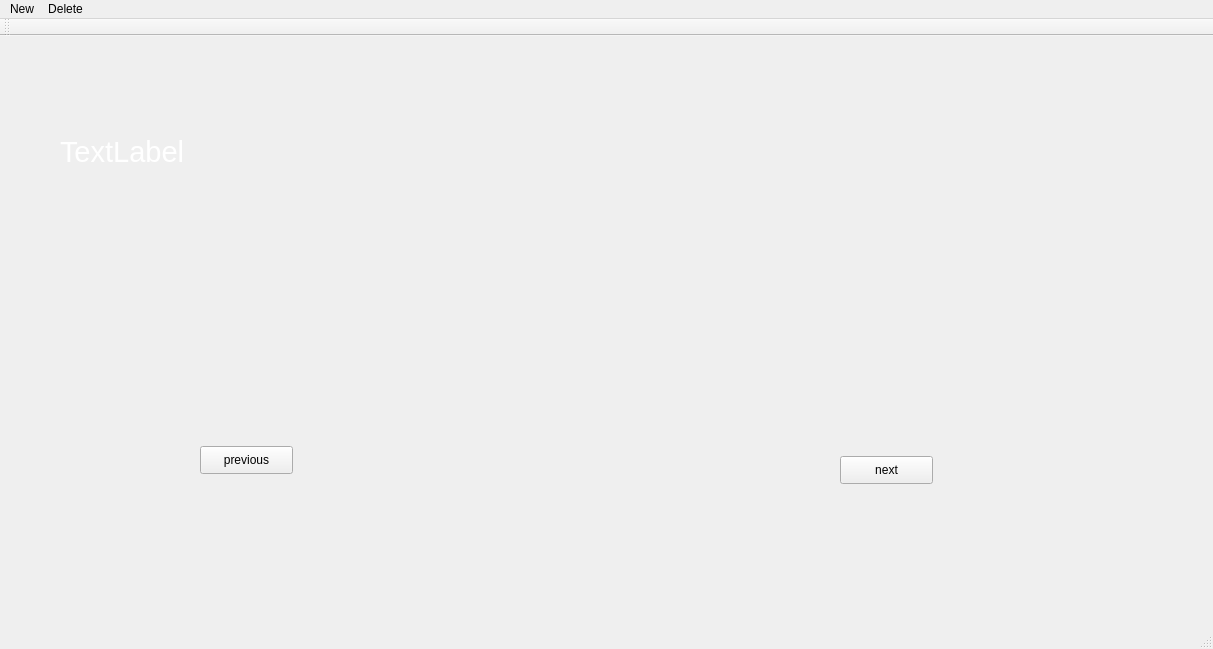
<?xml version="1.0" encoding="UTF-8"?>
<ui version="4.0">
 <class>MainWindow</class>
 <widget class="QMainWindow" name="MainWindow">
  <property name="geometry">
   <rect>
    <x>0</x>
    <y>0</y>
    <width>1213</width>
    <height>649</height>
   </rect>
  </property>
  <property name="windowTitle">
   <string>MainWindow</string>
  </property>
  <widget class="QWidget" name="centralWidget">
   <widget class="QLabel" name="label">
    <property name="geometry">
     <rect>
      <x>60</x>
      <y>10</y>
      <width>1091</width>
      <height>561</height>
     </rect>
    </property>
    <property name="text">
     <string/>
    </property>
    <property name="scaledContents">
     <bool>true</bool>
    </property>
   </widget>
   <widget class="QPushButton" name="pushButton">
    <property name="geometry">
     <rect>
      <x>840</x>
      <y>420</y>
      <width>93</width>
      <height>28</height>
     </rect>
    </property>
    <property name="text">
     <string>next</string>
    </property>
   </widget>
   <widget class="QPushButton" name="pushButton_2">
    <property name="geometry">
     <rect>
      <x>200</x>
      <y>410</y>
      <width>93</width>
      <height>28</height>
     </rect>
    </property>
    <property name="text">
     <string>previous</string>
    </property>
   </widget>
   <widget class="QLabel" name="label_2">
    <property name="geometry">
     <rect>
      <x>60</x>
      <y>30</y>
      <width>1061</width>
      <height>171</height>
     </rect>
    </property>
    <property name="palette">
     <palette>
      <active>
       <colorrole role="WindowText">
        <brush brushstyle="SolidPattern">
         <color alpha="255">
          <red>255</red>
          <green>255</green>
          <blue>255</blue>
         </color>
        </brush>
       </colorrole>
      </active>
      <inactive>
       <colorrole role="WindowText">
        <brush brushstyle="SolidPattern">
         <color alpha="255">
          <red>255</red>
          <green>255</green>
          <blue>255</blue>
         </color>
        </brush>
       </colorrole>
      </inactive>
      <disabled>
       <colorrole role="WindowText">
        <brush brushstyle="SolidPattern">
         <color alpha="255">
          <red>120</red>
          <green>120</green>
          <blue>120</blue>
         </color>
        </brush>
       </colorrole>
      </disabled>
     </palette>
    </property>
    <property name="font">
     <font>
      <pointsize>22</pointsize>
     </font>
    </property>
    <property name="text">
     <string>TextLabel</string>
    </property>
    <property name="scaledContents">
     <bool>false</bool>
    </property>
   </widget>
  </widget>
  <widget class="QMenuBar" name="menuBar">
   <property name="geometry">
    <rect>
     <x>0</x>
     <y>0</y>
     <width>1213</width>
     <height>26</height>
    </rect>
   </property>
   <widget class="QMenu" name="NEW">
    <property name="title">
     <string>New</string>
    </property>
    <addaction name="actionimagen"/>
   </widget>
   <widget class="QMenu" name="menudelete">
    <property name="title">
     <string>Delete</string>
    </property>
    <addaction name="actionFront"/>
    <addaction name="actionBack"/>
   </widget>
   <addaction name="NEW"/>
   <addaction name="menudelete"/>
  </widget>
  <widget class="QToolBar" name="mainToolBar">
   <attribute name="toolBarArea">
    <enum>TopToolBarArea</enum>
   </attribute>
   <attribute name="toolBarBreak">
    <bool>false</bool>
   </attribute>
  </widget>
  <widget class="QStatusBar" name="statusBar"/>
  <action name="actionimagen">
   <property name="text">
    <string>imagen</string>
   </property>
  </action>
  <action name="actionFront">
   <property name="text">
    <string>Front</string>
   </property>
  </action>
  <action name="actionBack">
   <property name="text">
    <string>Back</string>
   </property>
  </action>
 </widget>
 <layoutdefault spacing="6" margin="11"/>
 <resources/>
 <connections/>
</ui>
